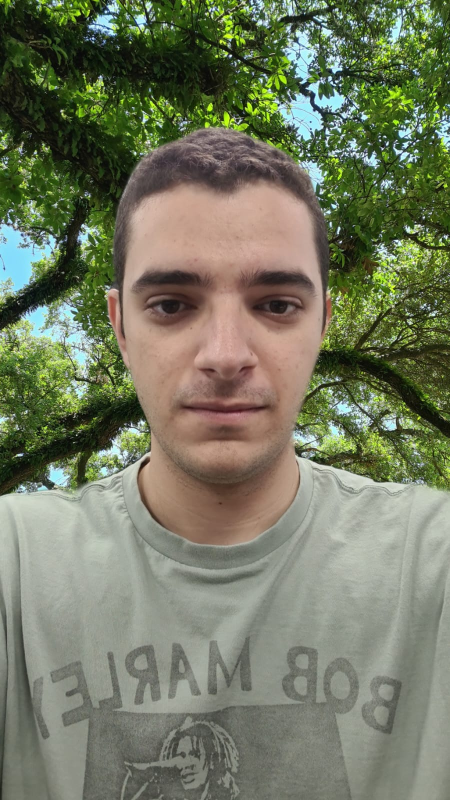
#> input picture CreacionModelo/datasets/Elias.jpeg, 900 x 1600 px, given in place of the camera (shown at 1/2 size)
$ jupyter execute create_data.ipynb   (text cells are left out)
#> lines starting #> are read from the running program, lines starting #| are printed output that depends on the picture; after the words box and inside, x2 and y2 are one past the last pixel; in counts of white or black regions, pixels touching at a corner belong together
[cell 1]
import cv2
import sys
import numpy
import os
import time

[cell 2]
haar_file = 'haarcascade_frontalface_default.xml'

datasets = 'datasets'   # nombre del folder donde se guardarán los datos
sub_data = 'Federico'   # nombre del sub-folder donde se guardarán los datos (nombre de la persona)

# path donde se guardarán las imagenes
path = os.path.join(datasets, sub_data)
if not os.path.isdir(path):
    os.mkdir(path)

# tamaño de la imagen
(width, height) = (130, 100)

[cell 3]
face_cascade = cv2.CascadeClassifier(haar_file)
webcam = cv2.VideoCapture(0)

# El programa tomará 30 fotos para la recolección de datos
foto = 0
while foto < 30:
    (_, im) = webcam.read()
#> im is the input picture: shape (1600, 900, 3); mean B, G, R 98, 121.5, 116.5
    gray = cv2.cvtColor(im, cv2.COLOR_BGR2GRAY)
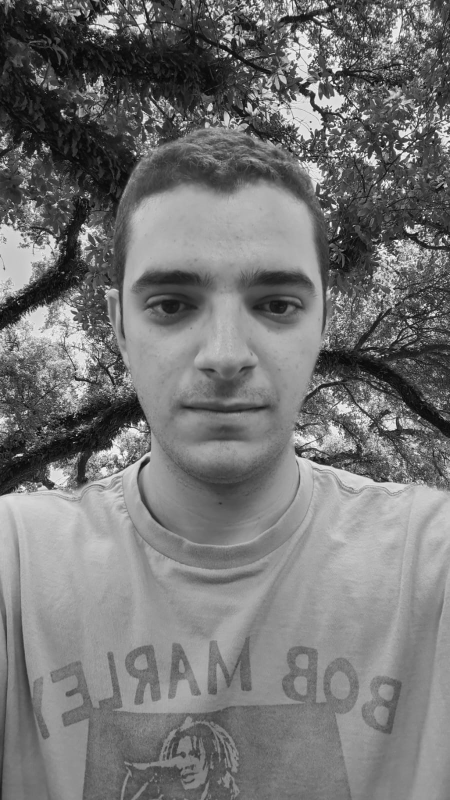
#> gray: shape (1600, 900) (shown at 1/2 size); min 1, max 254, mean 117.4
    faces = face_cascade.detectMultiScale(gray, 1.3, 4)
#> faces = [[653, 1347, 53, 53], [708, 1324, 110, 110], [165, 386, 578, 578]]
    for (x, y, w, h) in faces:
        cv2.rectangle(im, (x, y), (x + w, y + h), (255, 0, 0), 2)
        face = gray[y:y + h, x:x + w]
        face_resize = cv2.resize(face, (width, height))
        cv2.imwrite('% s/% s.png' % (path, foto), face_resize)
        time.sleep(0.2)
        foto += 1
#> this loop made 3 passes
#> pass 1, `face = gray[y:y + h, x:x + w]`:
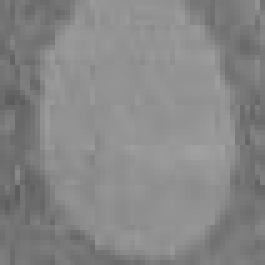
#> face: shape (53, 53) (shown 5 times larger); min 91, max 161, mean 134.5
#> pass 1, `face_resize = cv2.resize(face, (width, height))`:
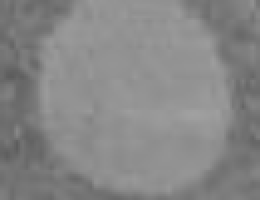
#> face_resize: shape (100, 130) (shown 2 times larger); min 92, max 161, mean 134.4
#> pass 2, `face = gray[y:y + h, x:x + w]`:
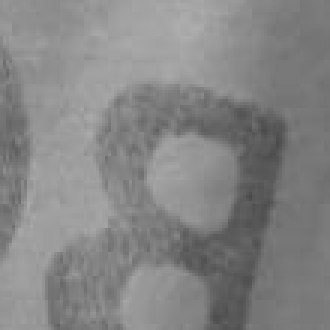
#> face: shape (110, 110) (shown 3 times larger); min 72, max 173, mean 132.8
#> pass 2, `face_resize = cv2.resize(face, (width, height))`:
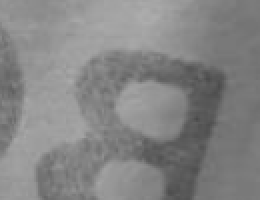
#> face_resize: shape (100, 130) (shown 2 times larger); min 73, max 172, mean 132.7
#> after the loop:
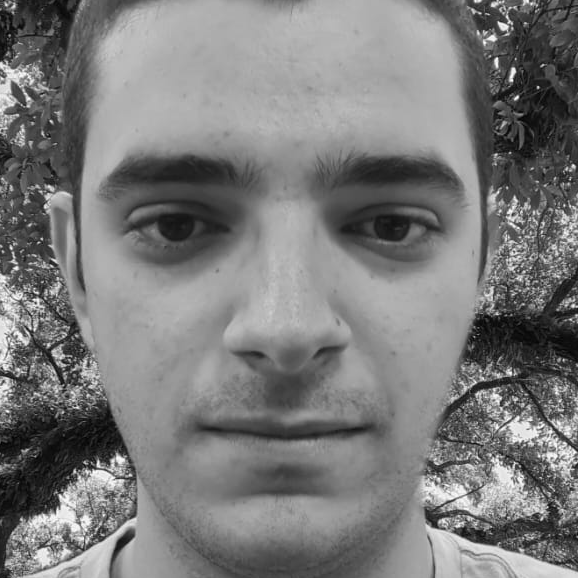
#> face: shape (578, 578); min 1, max 254, mean 122.9
#> after the loop:
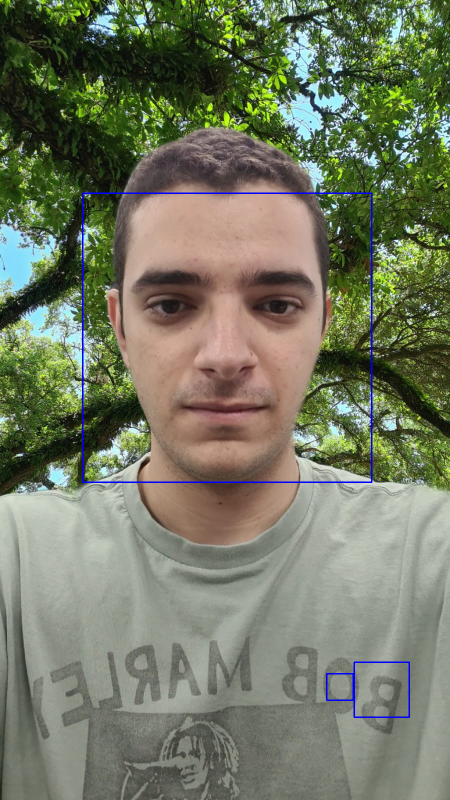
#> im: shape (1600, 900, 3) (shown at 1/2 size); 0.61% of pixels changed, all inside (x1, y1, x2, y2) = (164, 385, 820, 1436)
#> after the loop, foto = 3

    cv2.imshow('OpenCV', im)
    key = cv2.waitKey(10)
#> (key Esc is pressed here)
    if key == 27:
        break

    # Release the VideoCapture object
webcam.release()
cv2.destroyAllWindows()

$ run again, on CreacionModelo/datasets/Federico.jpeg
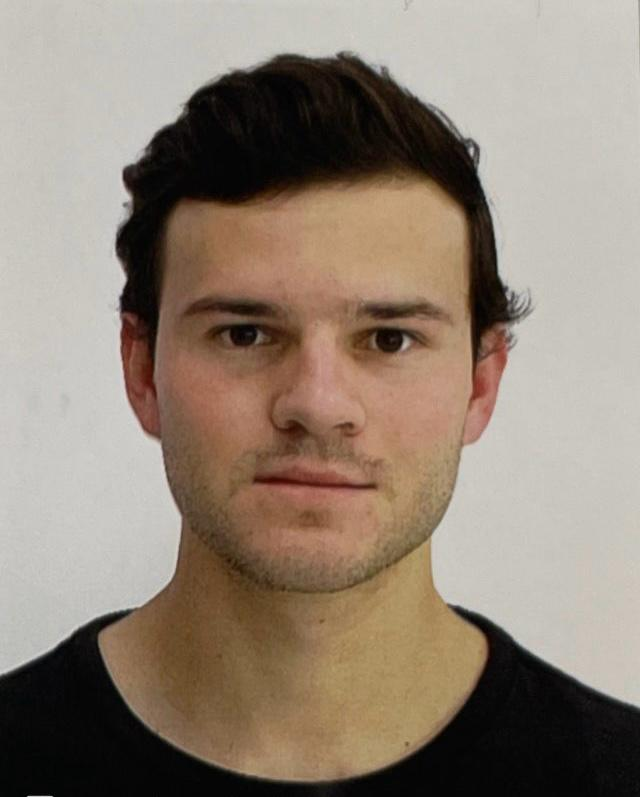
#> input picture CreacionModelo/datasets/Federico.jpeg, 640 x 797 px, given in place of the camera
#> im is the input picture: shape (797, 640, 3); mean B, G, R 117.1, 130.9, 145
#> faces = [[114, 180, 403, 403]]
#> the loop `for (x, y, w, h) in faces:` made 1 pass
#> (x, y, w, h, foto) on pass 1: (114, 180, 403, 403, 1)
#> pass 1, `face_resize = cv2.resize(face, (width, height))`:
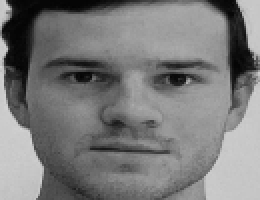
#> face_resize: shape (100, 130) (shown 2 times larger); min 3, max 212, mean 122.2
#> after the loop `for (x, y, w, h) in faces:`:
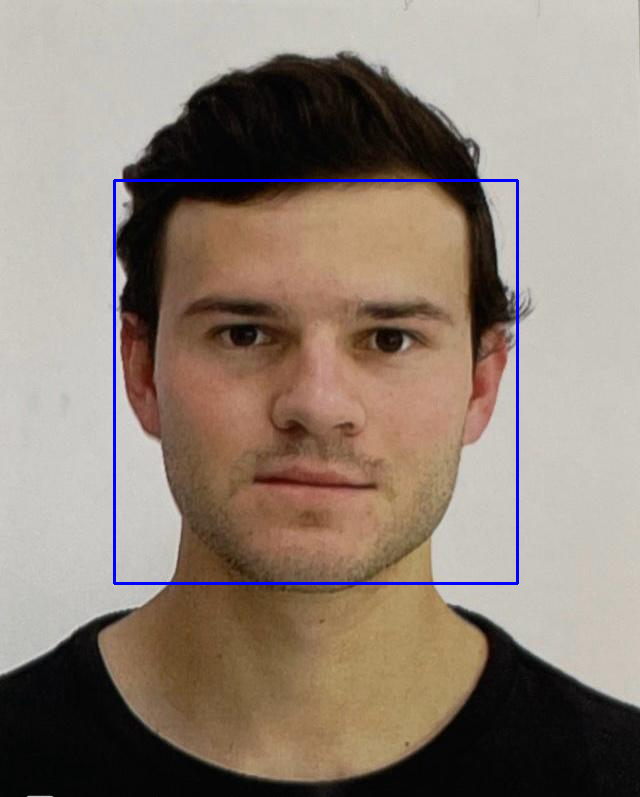
#> im: shape (797, 640, 3); 0.95% of pixels changed, all inside (x1, y1, x2, y2) = (113, 179, 519, 585)
#> after the loop `for (x, y, w, h) in faces:`: foto = 1

$ run again, on CreacionModelo/datasets/Fer.jpeg
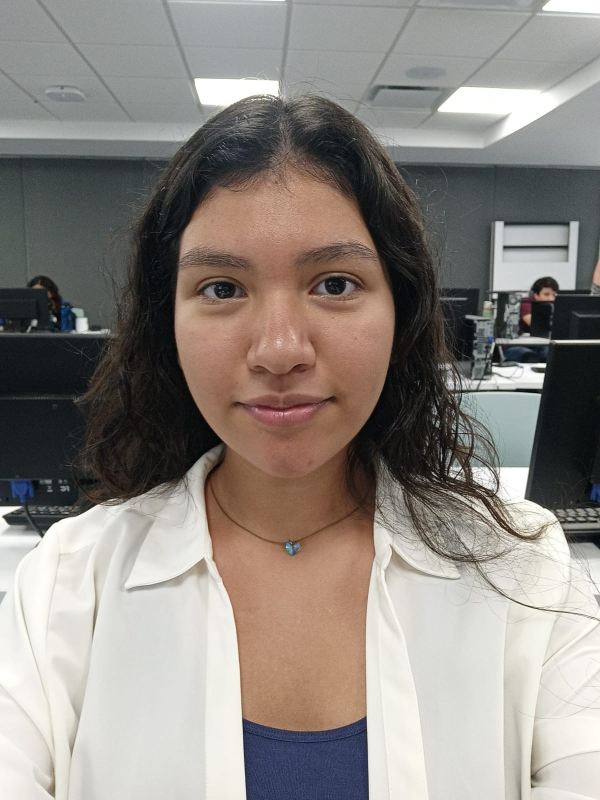
#> input picture CreacionModelo/datasets/Fer.jpeg, 1200 x 1600 px, given in place of the camera (shown at 1/2 size)
#> im is the input picture: shape (1600, 1200, 3); mean B, G, R 129.5, 135.3, 141.7
#> faces = [[260, 340, 602, 602]]
#> the loop `for (x, y, w, h) in faces:` made 1 pass
#> (x, y, w, h, foto) on pass 1: (260, 340, 602, 602, 1)
#> pass 1, `face_resize = cv2.resize(face, (width, height))`:
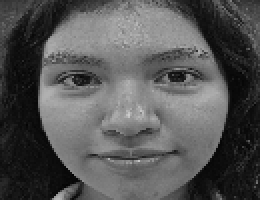
#> face_resize: shape (100, 130) (shown 2 times larger); min 3, max 205, mean 85.3
#> after the loop `for (x, y, w, h) in faces:`:
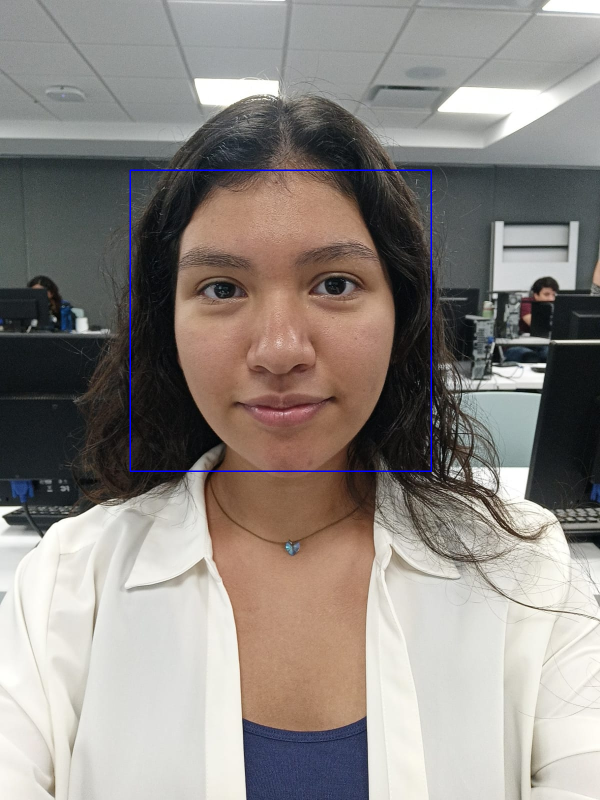
#> im: shape (1600, 1200, 3) (shown at 1/2 size); 0.38% of pixels changed, all inside (x1, y1, x2, y2) = (259, 339, 864, 944)
#> after the loop `for (x, y, w, h) in faces:`: foto = 1

$ run again, on CreacionModelo/datasets/Mich.jpeg
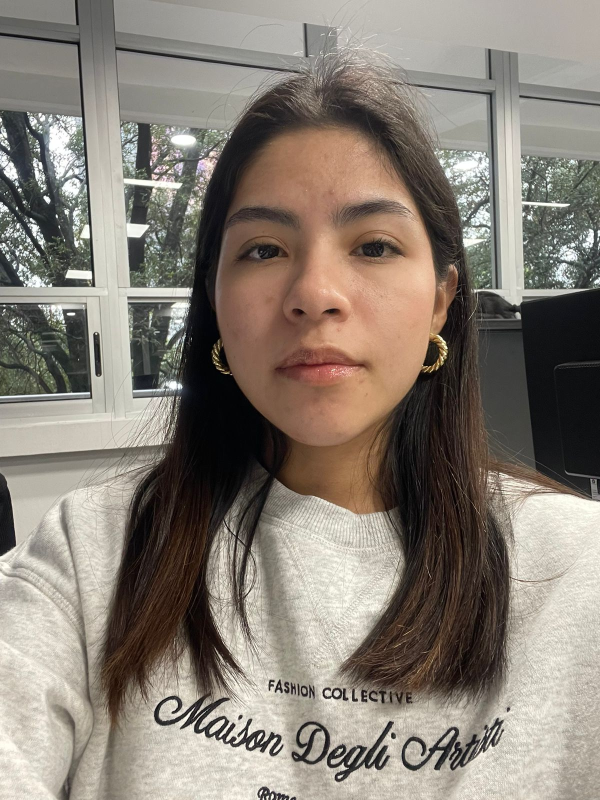
#> input picture CreacionModelo/datasets/Mich.jpeg, 1200 x 1600 px, given in place of the camera (shown at 1/2 size)
#> im is the input picture: shape (1600, 1200, 3); mean B, G, R 117.3, 127.1, 135.8
#> faces = [[408, 1175, 72, 72], [362, 277, 568, 568]]
#> the loop `for (x, y, w, h) in faces:` made 2 passes
#> (x, y, w, h, foto) on passes 1 to 2: (408, 1175, 72, 72, 1), (362, 277, 568, 568, 2)
#> after the loop `for (x, y, w, h) in faces:`:
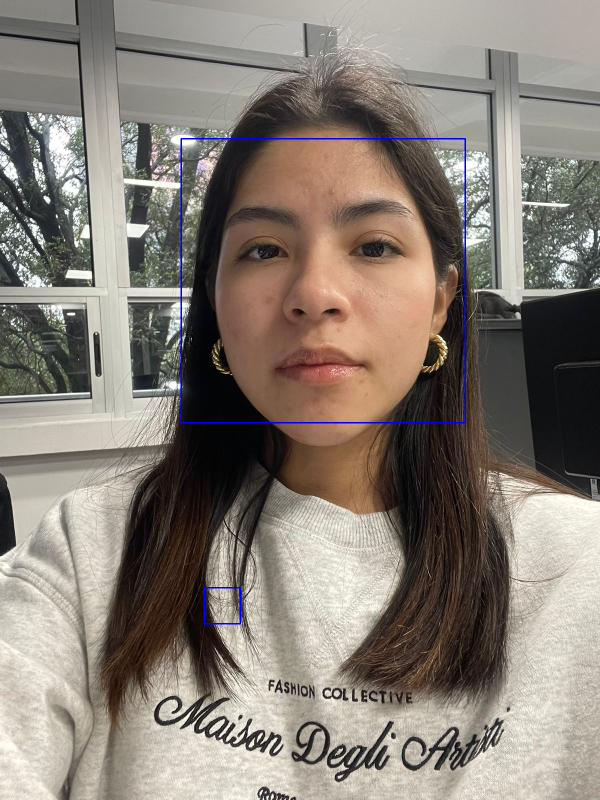
#> im: shape (1600, 1200, 3) (shown at 1/2 size); 0.4% of pixels changed, all inside (x1, y1, x2, y2) = (361, 276, 932, 1249)
#> after the loop `for (x, y, w, h) in faces:`: foto = 2
